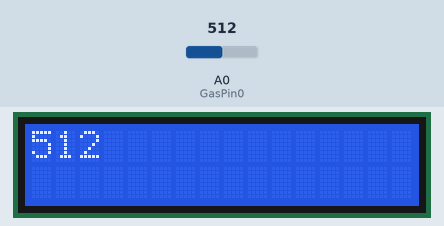
This sketch was run on a simulated Arduino Uno, built with avr-gcc and run on an emulated ATmega328P. Parts: 16×2 character LCD. The inputs (shaded band) are chosen by the test bench; at power-on: A0 (GasPin0) = 512. What the sketch prints to the serial monitor is not drawn.

Above: at 1.2 s.
1.3 s: A0 (GasPin0) set to 716
At 2.2 s:
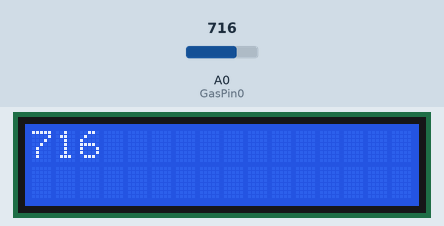
2.8 s: A0 (GasPin0) set to 900
At 3.2 s:
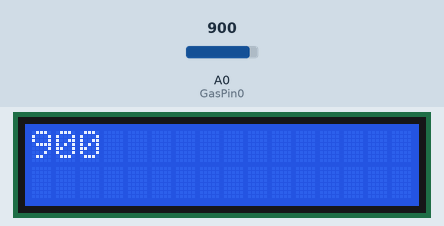
4.3 s: A0 (GasPin0) set to 1023
At 5.3 s:
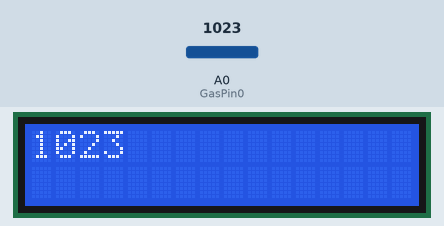
Timing chart, 0 to 7.3 s (numbered marks = the images above; inputs shaded):
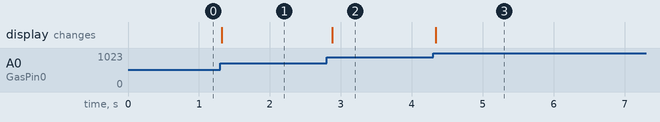

The sketch:

Analyze.ino
```cpp
#include <Wire.h>
#include <LiquidCrystal_I2C.h>

int GasPin0 = A0;
int GasPin1 = A1;
int GasPin2 = A2;
int GasPin3 = A3;
LiquidCrystal_I2C lcd(0x27,16,2);

void setup(){
  lcd.init();
  lcd.backlight();
  Serial.begin(115200);
}

void loop(){
  lcd.setCursor(0,0);
  lcd.print(analogRead(GasPin0));
  /*                                                                                                                                                                                                                                                                                                                                      ,
  lcd.setCursor(4,0);
  lcd.print(analogRead(GasPin1));
  lcd.setCursor(8,0);
  lcd.print(analogRead(GasPin2));
  lcd.setCursor(12,0);
  lcd.print(analogRead(GasPin3));
  */

  Serial.println(analogRead(GasPin0));/* Serial.print(" ");
  /*Serial.print(analogRead(GasPin1)); Serial.print(" ");
  Serial.print(analogRead(GasPin2)); Serial.print(" ");
  Serial.println(analogRead(GasPin3));*/

  delay(100);
}
```

Measured:
- after the input at 1.3 s, the display: changes at once (image 1)
- after the input at 2.8 s, the display: changes after 0.08 s (image 2)
- after the input at 4.3 s, the display: changes at once (image 3)
